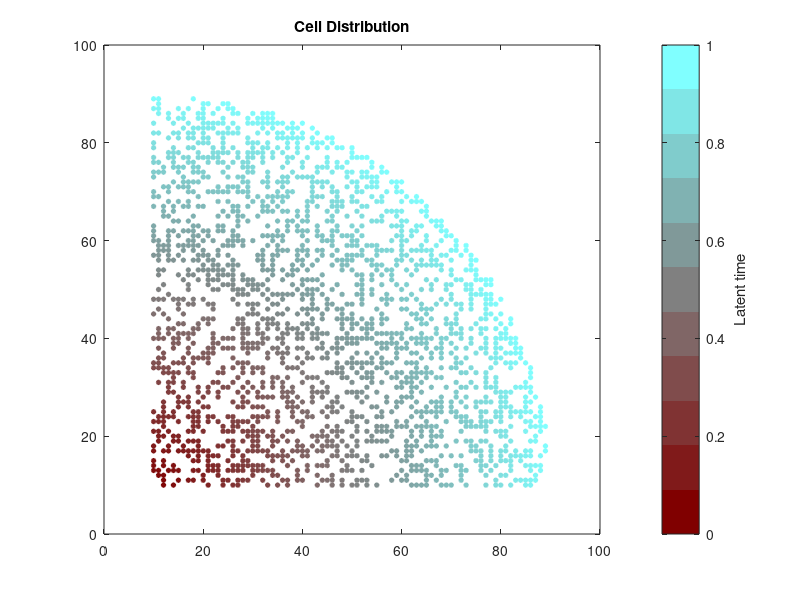

Write the MATLAB code that produced this figure. (Note: a time limit stopped this script after it produced the figure.)

% PDE_SDE model for simulating single cell gene expressions involved in
% cell-cell communications
    
base_save_path = 'E:/yll/CCCvelo/simulationData/data/fan_modified_initial_y0/';
for sim=1:10
    %% creat save path
    save_path = fullfile(base_save_path, ['slide_' num2str(sim)]);
    status = mkdir(save_path);

    %% cellular scale initilization
    N=100; % lattice size
    
    SC=rand(N,N); % spatial cells
    TC=zeros(N,N); % latent time
    
    for x=1:N
        for y=1:N
           if (x-10)^2+(y-10)^2>=80^2
               SC(x,y)=0;
           end
           
           if x<10 || y<10
               SC(x,y)=0;
           end
        end
    end
    SC(SC>0.6)=1;SC(SC<0.6)=0;
    
    for x=1:N
        for y=1:N
           TC(x,y)=sqrt((x-10)^2+(y-10)^2)/80;
        end
    end
    TC(SC==0)=0;
    %% visualization
    tic
    figure,
    for x=1:N
        for y=1:N
            if  SC(x,y)==1        
               plot(x,y,'c o','MarkerSize',3,'MarkerFaceColor',[0.5 TC(x,y) TC(x,y)],'LineWidth',1,'MarkerEdgeColor',[0.5 TC(x,y) TC(x,y) ]);hold on;
            end
        end
    end
    title('Cell Distribution');
    box on;
    axis([0 100 0 100]);
    
    % ColorBar
    colormap([0.5*ones(1,11); 0:0.1:1; 0:0.1:1]'); 
    c = colorbar;
    ylabel(c, 'Latent time');
    saveas(gcf, fullfile(save_path, 'spatial_distribution.png'));
    %% molecular scale initilization
    
    % spatially similar expression
    R1=(rand(N,N)*0.1+TC).*SC; % Receptor gene expression was assumed to be fixed but not evolved.
    R2=(rand(N,N)*0.1+1-TC).*SC; 
    
    tf1=(rand(N,N)*0.1+0.5).*SC; 
    tf2=(rand(N,N)*0.1+0.5).*SC; 
    tf3=(rand(N,N)*0.1+0.5).*SC;  
    
    
    %% interaction parameters in the network
    global beta1 beta2 beta3 mu11 mu12 mu13 mu14 mu21 mu22 mu23 mu24 mu31 mu32 mu33 mu34 
    global ktt11 ktt12 ktt13 ktt14 ktt21 ktt22 ktt23 ktt24 ktt31 ktt32 ktt33 ktt34
    %LR links
    b11=1;b21=0;b31=1;b41=0;b51=1;  % Li-R1
    b12=0;b22=0;b32=1;b42=1;b52=0;  % Li-R2
    %Maximal reaction rate
    alpha11=1*rand;alpha21=0; % Ri-TF1
    alpha12=1*rand;alpha22=1*rand; % Ri-TF2
    alpha13=0;alpha23=1*rand; % Ri-TF3
    %MM coefficient (待定)
    krt11=rand;krt21=1; % Ri-TF1
    krt12=rand;krt22=rand; % Ri-TF2
    krt13=1;krt23=rand; % Ri-TF3
    
    beta1=rand;beta2=rand;beta3=rand; % degradation rate of TFs
    
    paraM1=zeros(5,3); % Ri-TFi parameters
    paraM1(1,1)=alpha11;paraM1(2,1)=alpha21; % Maximal reaction rate, i.e., v
    paraM1(1,2)=alpha12;paraM1(2,2)=alpha22;
    paraM1(1,3)=alpha13;paraM1(2,3)=alpha23;
    paraM1(3,1)=krt11;paraM1(4,1)=krt21; % MM coefficient, i.e., k
    paraM1(3,2)=krt12;paraM1(4,2)=krt22;
    paraM1(3,3)=krt13;paraM1(4,3)=krt23;
    paraM1(5,1)=beta1;paraM1(5,2)=beta2;paraM1(5,3)=beta3; % degradation rate of TFs
     
    %Maximal reaction rate
    mu11=0.5+0.1*randn;mu12=1*0.5 + 0.1*randn;mu13=0;mu14=0; % TF1-TGi 
    mu21=0.5+0.1*randn;mu22=1*0.5+0.1*randn;mu23=0;mu24=0; % TF2-TGi
    mu31=0;mu32=0;mu33=0.5+0.1*randn;mu34=-1*(0.5+0.1*randn); % TF3-TGi
    %MM coefficient(待定)
    ktt11=rand;ktt12=rand;ktt13=1;ktt14=1; % TF1-TGi
    ktt21=rand;ktt22=rand;ktt23=1;ktt24=1; % TF2-TGi
    ktt31=1;ktt32=1;ktt33=rand;ktt34=rand; % TF3-TGi
    
    gama1=rand;gama2=rand;gama3=rand;gama4=rand; % degradation rate of TGs
    
    paraM2=zeros(7,4); % TFi-TGi parameters
    paraM2(1,1)=mu11;paraM2(2,1)=mu21;paraM2(3,1)=mu31;% Maximal reaction rate, i.e., v
    paraM2(1,2)=mu12;paraM2(2,2)=mu22;paraM2(3,2)=mu32;
    paraM2(1,3)=mu13;paraM2(2,3)=mu23;paraM2(3,3)=mu33;
    paraM2(1,4)=mu14;paraM2(2,4)=mu24;paraM2(3,4)=mu34;
    paraM2(4,1)=mu11;paraM2(5,1)=mu21;paraM2(6,1)=mu31;% Maximal reaction rate, i.e., v
    paraM2(4,2)=ktt11;paraM2(5,2)=ktt21;paraM2(6,2)=ktt31;
    paraM2(4,3)=ktt13;paraM2(5,3)=ktt23;paraM2(6,3)=ktt33;
    paraM2(4,4)=ktt14;paraM2(5,4)=ktt24;paraM2(6,4)=ktt34;
    paraM2(7,1)=gama1;paraM2(7,2)=gama2;paraM2(7,3)=gama3;paraM2(7,3)=gama4; % degradation rate of TFs
    
    %% PDE numerical simulation 
    D1=0.1*1e1; D2=0.2*1e1; D3=0.3*1e1; D4=0.1*1e1; D5=0.3*1e1; % diffusion coefficient of ligands
    r11=abs(normrnd(0.5,0.1));r21=abs(normrnd(0.4,0.1));r31=abs(normrnd(0.3,0.1));r41=abs(normrnd(0.2,0.1));r51=abs(normrnd(0.1,0.1)); % prodcution/release rate of ligand by cells
    % r12=abs(normrnd(0.1,0.01));r22=abs(normrnd(0.2,0.1));r32=abs(normrnd(0.3,0.1));r42=abs(normrnd(0.4,0.1));r52=abs(normrnd(0.5,0.1));
    d1=0.1; d2=0.1; d3=0.1; d4=0.1; d5=0.1; % degradation coefficient
    
    %% Steady-state of ligands (elliptic PDEs)
    f1=r11*(SC>0);
    f2=r21*(SC>0);
    f3=r31*(SC>0);
    f4=r41*(SC>0);
    f5=r51*(SC>0);
    
    L1=FDM_elliptic(D1,d1,f1);
    L2=FDM_elliptic(D2,d2,f2);
    L3=FDM_elliptic(D3,d3,f3);
    L4=FDM_elliptic(D4,d4,f4);
    L5=FDM_elliptic(D5,d5,f5);
    
    %% Solve ODEs for simulating Dynamic expressions of TGs in cells
    
    R1_activation=b11.*L1.*R1+b21.*L2.*R1+b31.*L3.*R1+b41.*L4.*R1+b51.*L5.*R1;
    R2_activation=b12.*L1.*R2+b22.*L2.*R2+b32.*L3.*R2+b42.*L4.*R2+b52.*L5.*R2;
    TF1=zeros(N,N);TF2=zeros(N,N);TF3=zeros(N,N);TG1=zeros(N,N);TG2=zeros(N,N);TG3=zeros(N,N);TG4=zeros(N,N);
                
    f_TF1=tf1.*(alpha11.*R1_activation./(krt11+R1_activation)+alpha21.*R2_activation./(krt21+R2_activation));
    f_TF2=tf2.*(alpha12.*R1_activation./(krt12+R1_activation)+alpha22.*R2_activation./(krt22+R2_activation));
    f_TF3=tf3.*(alpha13.*R1_activation./(krt13+R1_activation)+alpha23.*R2_activation./(krt23+R2_activation));
       
    %y0=[0.1 0.1 0.1 0.1 0.1 0.1 0.1]*5; 
    y0=[0.1 0.1 0.1 0.1 0.1 0.1 0.25]*5;  
    in_noise=0.1;
    
    tic
    for i=1:N
        for j=1:N
            if SC(i,j)~=0 && TC(i,j)~=0
                %fprintf('The value of i is %d.\n', i);
                %fprintf('The value of j is %d.\n', j);
                t=TC(i,j); tspan=[0 t];
                A=f_TF1(i,j);B=f_TF2(i,j);C=f_TF3(i,j);
                h=0.01;
                GWnoise=0.5*randn(length(h:h:max(tspan)),7);
                %fprintf('The value of GWnoise is %.2f.\n', GWnoise);
                y=y0;
                for tt=h:h:max(tspan)
                    tmp1 = sqrt(h)*in_noise*sqrt(abs(y)).*GWnoise(round(tt/h),:);
                    %fprintf('The value of sqrt(abs(y)) is %d.\n', tmp1);
                    y=y+odefcn(tt,y,A,B,C)*h+sqrt(h)*in_noise*sqrt(abs(y)).*GWnoise(round(tt/h),:);  %%% CLE  chemical langevan equation  %% in_noise is 1/sqrt(V), V=10000 % PMIDs: 21697125, 30936559, 31907445. 
                    %y=y+odefcn(tt,y,A,B,C)*h+sqrt(h)*in_noise.*GWnoise(round(tt/h),:); 
                    y(y<0)=0;
                end
                TF1(i,j)=y(1);TF2(i,j)=y(2);TF3(i,j)=y(3);
                TG1(i,j)=y(4);TG2(i,j)=y(5);TG3(i,j)=y(6);TG4(i,j)=y(7);
            end
        end
    end 
    toc
            
    %% Spatial coordinates of cells
    [x,y]=find(SC(:,:)==1);
    SC_xy=[x,y];
    Cell_xy=SC_xy;
    %% Expression matrix
    SC_num=sum(sum(SC(:,:)==1));
    L1_2D=L1(:,:);L2_2D=L2(:,:);L3_2D=L3(:,:);L4_2D=L4(:,:);L5_2D=L5(:,:);
    R1_2D=R1(:,:);R2_2D=R2(:,:);
    TF1_2D=TF1(:,:);TF2_2D=TF2(:,:);TF3_2D=TF3(:,:);
    TG1_2D=TG1(:,:);TG2_2D=TG2(:,:);TG3_2D=TG3(:,:);TG4_2D=TG4(:,:);
    tf1_2D=tf1(:,:);tf2_2D=tf2(:,:);tf3_2D=tf3(:,:);
    
    %% all result
    EM=zeros(18,SC_num);
    EM(1,:)=L1_2D(sub2ind([100,100],SC_xy(:,1),SC_xy(:,2))); % expression of L
    EM(2,:)=L2_2D(sub2ind([100,100],SC_xy(:,1),SC_xy(:,2)));
    EM(3,:)=L3_2D(sub2ind([100,100],SC_xy(:,1),SC_xy(:,2)));
    EM(4,:)=L4_2D(sub2ind([100,100],SC_xy(:,1),SC_xy(:,2)));
    EM(5,:)=L5_2D(sub2ind([100,100],SC_xy(:,1),SC_xy(:,2)));
    
    EM(6,:)=R1_2D(sub2ind([100,100],SC_xy(:,1),SC_xy(:,2))); % expression of R
    EM(7,:)=R2_2D(sub2ind([100,100],SC_xy(:,1),SC_xy(:,2)));
    
    EM(8,:)=tf1_2D(sub2ind([100,100],SC_xy(:,1),SC_xy(:,2))); % expression of TF
    EM(9,:)=tf2_2D(sub2ind([100,100],SC_xy(:,1),SC_xy(:,2)));
    EM(10,:)=tf3_2D(sub2ind([100,100],SC_xy(:,1),SC_xy(:,2)));
    
    EM(11,:)=TG1_2D(sub2ind([100,100],SC_xy(:,1),SC_xy(:,2))); % expression of TG
    EM(12,:)=TG2_2D(sub2ind([100,100],SC_xy(:,1),SC_xy(:,2)));
    EM(13,:)=TG3_2D(sub2ind([100,100],SC_xy(:,1),SC_xy(:,2)));
    EM(14,:)=TG4_2D(sub2ind([100,100],SC_xy(:,1),SC_xy(:,2)));
    
    EM(15,:)=TF1_2D(sub2ind([100,100],SC_xy(:,1),SC_xy(:,2))); % activation of TF
    EM(16,:)=TF2_2D(sub2ind([100,100],SC_xy(:,1),SC_xy(:,2)));
    EM(17,:)=TF3_2D(sub2ind([100,100],SC_xy(:,1),SC_xy(:,2)));
    
    EM(18,:)=TC(sub2ind([100,100],SC_xy(:,1),SC_xy(:,2)));  % latent time for each cell
    
    %% plot gene expression vs latent time

    figure,
    set(gcf, 'PaperPosition', [0, 0, 35, 26]); 
    set(gcf, 'PaperSize', [35, 26]); 
    
    subplot(2, 2, 1);
    y=EM(11,:);x=EM(18,:);
    scatter(x, y, 5,'filled'); 
    title('TG1 expression');
    xlabel('Latent time');
    ylabel('TG1 expression');
    %saveas(gcf, fullfile(save_path, 'TG1_expression_with_latent_time.png'));
    
    subplot(2, 2, 2);
    y=EM(12,:);x=EM(18,:);
    scatter(x, y, 5, 'filled'); 
    title('TG2 expression');
    xlabel('Latent time');
    ylabel('TG2 expression');
    %saveas(gcf, fullfile(save_path, 'TG2_expression_with_latent_time.png'));
    
    subplot(2, 2, 3);
    y=EM(13,:);x=EM(18,:);
    scatter(x, y, 5,'filled');  
    title('TG3 expression');
    xlabel('Latent time');
    ylabel('TG3 expression');
    %saveas(gcf, fullfile(save_path, 'TG3_expression_with_latent_time.png'));
    
    subplot(2, 2, 4);
    y=EM(14,:);x=EM(18,:);
    scatter(x, y, 5,'filled'); 
    title('TG4 expression');
    xlabel('Latent time');
    ylabel('TG4 expression');
    saveas(gcf, fullfile(save_path, 'FourGenes_expression_with_latent_time.png'));
    
    %% plot gene expression vs spatial location
    
    x = Cell_xy(:,1);y = Cell_xy(:,2); 
    
    figure,
    set(gcf, 'PaperPosition', [0, 0, 35, 28]); 
    set(gcf, 'PaperSize', [35, 28]); 
    
    subplot(2, 2, 1);
    values = EM(11,:); % TG1 expression vs spatial location
    scatter(x, y, 10, values, 'filled');  
    colorbar;
    title('Spatial gene expression of TG1');
    xlabel('X Axis');
    ylabel('Y Axis');
    %saveas(gcf, fullfile(save_path, 'Spatial_TG1_expression.png'));
    
    subplot(2, 2, 2);
    values = EM(12,:); % TG2 expression vs spatial location
    scatter(x, y, 10, values, 'filled'); 
    colorbar;
    title('Spatial gene expression of TG2');
    xlabel('X Axis');
    ylabel('Y Axis');
    %saveas(gcf, fullfile(save_path, 'Spatial_TG2_expression.png'));
    
    subplot(2, 2, 3);
    values = EM(13,:); % TG3 expression vs spatial location
    scatter(x, y, 10, values, 'filled'); 
    colorbar;
    title('Spatial gene expression of TG3');
    xlabel('X Axis');
    ylabel('Y Axis');
    %saveas(gcf, fullfile(save_path, 'Spatial_TG3_expression.png'));
    
    subplot(2, 2, 4);
    values = EM(14,:); % TG4 expression vs spatial location
    scatter(x, y, 10, values, 'filled'); 
    colorbar;
    title('Spatial gene expression of TG4');
    xlabel('X Axis');
    ylabel('Y Axis');
    saveas(gcf, fullfile(save_path, 'FourGenes_Spatial_expression.png'));
    %% save simulation expression data
    
    save(fullfile(save_path, 'EM.mat'), 'EM');
    save(fullfile(save_path, 'paraM1.mat'), 'paraM1');
    save(fullfile(save_path, 'paraM2.mat'), 'paraM2');
    
    xlswrite(fullfile(save_path, 'ExpressionMatrix.xlsx'), EM);
    xlswrite(fullfile(save_path, 'SpatialCoordinates.xlsx'), Cell_xy);
    xlswrite(fullfile(save_path, 'LR-TF_parameters.xlsx'), paraM1);
    xlswrite(fullfile(save_path, 'TF-TG_parameters.xlsx'), paraM2);
end
    
